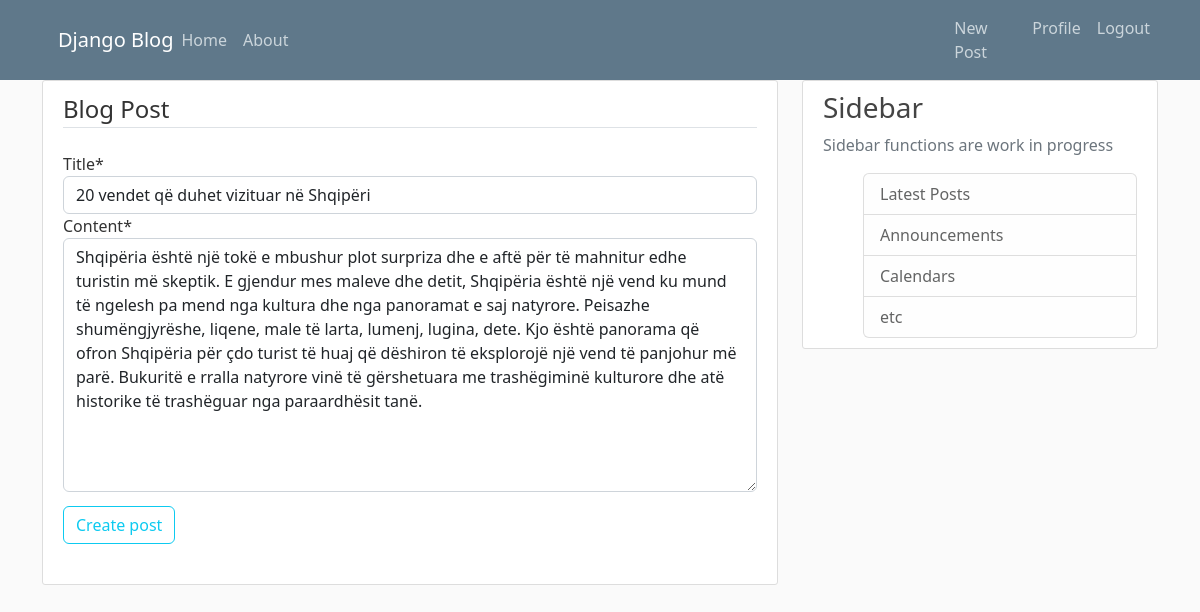
/en/post/17/update/ (signed in), run on the app's committed database.
### blog/models.py (models this page shows, shortened)
class Post(models.Model):
    title = models.CharField(_('title'),max_length=100)
    content = models.TextField(_("content"))
    date_posted = models.DateTimeField(_("date posted"),default=timezone.now)
    author = models.ForeignKey(User,verbose_name=_("author"), on_delete=models.CASCADE)   # cascade --> nese fshihet user,
    class Meta:
        verbose_name = _('post')
        verbose_name_plural = _('posts')

### blog/views.py (the view, shortened to what this page needs)
# urls.py: path('post/<int:pk>/update/', PostUpdateView.as_view(), name='post-update'),
class PostUpdateView(UserPassesTestMixin, LoginRequiredMixin, UpdateView):
    model = Post
    fields = ['title', 'content']
    def test_func(self):
        post = self.get_object()
        if self.request.user == post.author:
            return True
        else:
            return False

### blog/templates/blog/post_form.html (shortened to what this page needs)
{% extends "blog/base.html" %}
{% load crispy_forms_tags %}
{% load i18n %}
{% block content %}
    <div class="content-section">
        <form method="POST">
            <fieldset class="form-group">
                <legend class="border-bottom mb-4">
                    Blog Post
                </legend>
                {{ form|crispy }}
            </fieldset>
            <div class="form-group" style="padding-top: 2%; padding-bottom: 2%">
                <button class="btn btn-outline-info" type="submit">{% trans "Create post" %}</button>
            </div>
        </form>
    </div>
{% endblock %}

### blog/static/blog/styles.css (style rules this page uses)
body { background: #fafafa; color: #333333; margin-top: 5rem; }
.content-section { background: #ffffff; padding: 10px 20px; border: 1px solid #dddddd; border-radius: 3px; margin-bottom: 20px; }

### data on the page
Post: title "20 vendet që duhet vizituar në Shqipëri", content "Shqipëria është një tokë e mbushur plot surpriza dhe e aftë për të mahnitur edhe turistin më skeptik. E gjendur mes maleve dhe detit, Shqipëria është një vend ku mund të ngelesh pa mend nga kultura dhe nga panoramat e saj natyrore. Peisazhe shumëngjyrëshe, liqene, male të larta, lumenj, lugina, dete. Kjo është panorama që ofron Shqipëria për çdo turist të huaj që dëshiron të eksplorojë një vend të panjohur më parë. Bukuritë e rralla natyrore vinë të gërshetuara me trashëgiminë kulturore dhe atë historike të trashëguar nga paraardhësit tanë."
